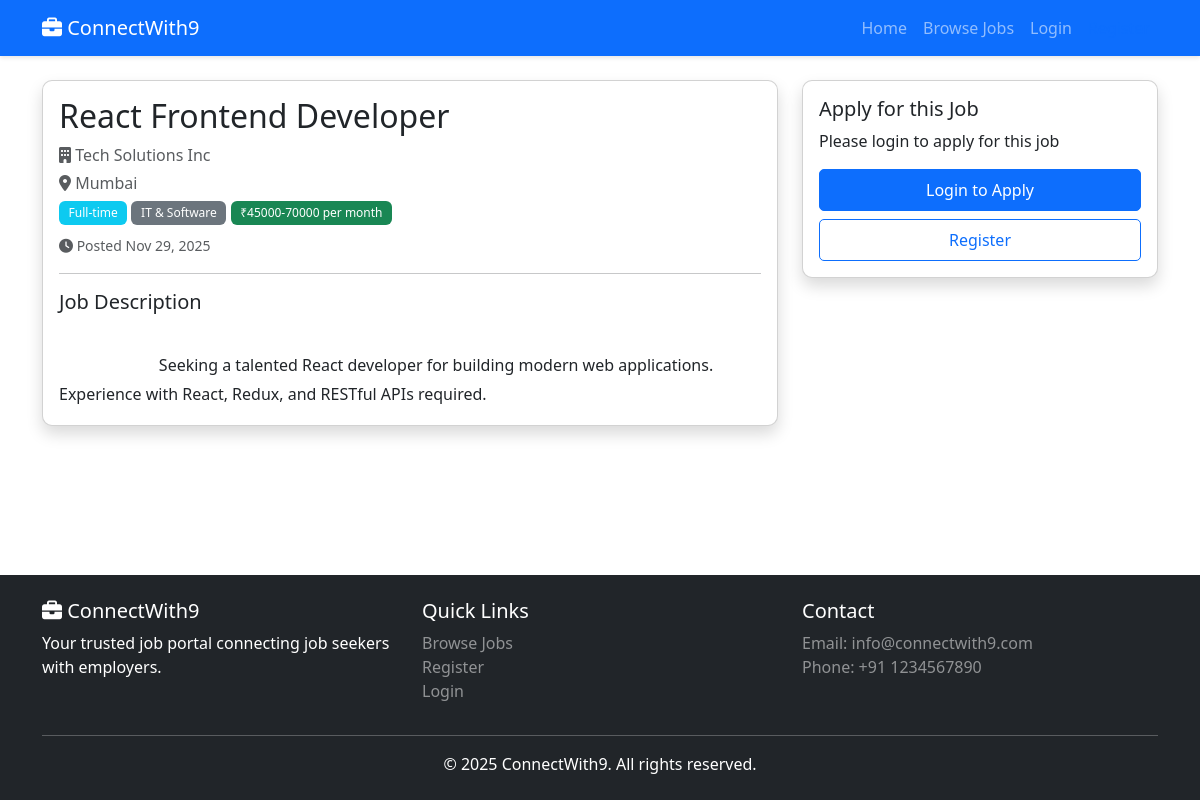
The app's page /jobs/2 with its own data.
### tables this page shows
CREATE TABLE IF NOT EXISTS jobs (
    id INT AUTO_INCREMENT PRIMARY KEY,
    title VARCHAR(255) NOT NULL,
    description TEXT NOT NULL,
    category_id INT NOT NULL,
    employer_id INT NOT NULL,
    location VARCHAR(100) NOT NULL,
    salary VARCHAR(50),
    type ENUM('Full-time','Part-time','Contract','Internship') DEFAULT 'Full-time',
    status ENUM('Pending','Approved','Rejected') DEFAULT 'Pending',
    created_at TIMESTAMP DEFAULT CURRENT_TIMESTAMP,
    FOREIGN KEY (category_id) REFERENCES categories(id) ON DELETE CASCADE,
    FOREIGN KEY (employer_id) REFERENCES users(id) ON DELETE CASCADE,
    INDEX idx_status (status),
    INDEX idx_category (category_id),
    INDEX idx_location (location),
    INDEX idx_created (created_at)
);

CREATE TABLE IF NOT EXISTS users (
    id INT AUTO_INCREMENT PRIMARY KEY,
    name VARCHAR(100) NOT NULL,
    email VARCHAR(100) NOT NULL UNIQUE,
    password VARCHAR(255) NOT NULL,
    type ENUM('jobseeker','employer','admin') DEFAULT 'jobseeker',
    verified TINYINT(1) DEFAULT 0,
    created_at TIMESTAMP DEFAULT CURRENT_TIMESTAMP,
    INDEX idx_email (email),
    INDEX idx_type (type)
);

CREATE TABLE IF NOT EXISTS categories (
    id INT AUTO_INCREMENT PRIMARY KEY,
    name VARCHAR(100) NOT NULL,
    slug VARCHAR(150) NOT NULL UNIQUE,
    INDEX idx_slug (slug)
);

### app/controllers/JobController.php (called while the page is built, shortened)
<?php
require_once __DIR__ . '/../../config/database.php';
require_once __DIR__ . '/../../includes/functions.php';
require_once __DIR__ . '/../../app/models/Job.php';
class JobController {
    private $jobModel;
    public function __construct() {
        $this->jobModel = new Job();
    }
    public function show($id) {
        $job = $this->jobModel->findById($id);
        require __DIR__ . '/../views/jobs/show.php';
    }
}

### app/models/Job.php (called while the page is built, shortened)
<?php
require_once __DIR__ . '/../../config/database.php';
class Job {
    private $db;
    public function __construct() {
        $this->db = getDB();
    }
    public function findById($id) {
        $sql = "SELECT j.*, u.name as employer_name, u.email as employer_email,
                c.name as category_name, c.slug as category_slug
                FROM jobs j
                LEFT JOIN users u ON j.employer_id = u.id
                LEFT JOIN categories c ON j.category_id = c.id
                WHERE j.id = :id LIMIT 1";
        $stmt = $this->db->prepare($sql);
        $stmt->execute([':id' => $id]);
        return $stmt->fetch();
    }
}

### config/database.php (called while the page is built, shortened)
<?php
class Database {
    private static $instance = null;
    private $conn;
    private function __construct() {
        try {
            $dsn = "mysql:host=" . DB_HOST . ";dbname=" . DB_NAME . ";charset=utf8mb4";
            $options = [
                PDO::ATTR_ERRMODE => PDO::ERRMODE_EXCEPTION,
                PDO::ATTR_DEFAULT_FETCH_MODE => PDO::FETCH_ASSOC,
                PDO::ATTR_EMULATE_PREPARES => false,
            ];
            $this->conn = new PDO($dsn, DB_USER, DB_PASS, $options);
        } catch (PDOException $e) {
            error_log("Database Connection Error: " . $e->getMessage());
            die("Database connection failed. Please try again later.");
        }
    }
    public static function getInstance() {
        if (self::$instance === null) {
            self::$instance = new self();
        }
        return self::$instance;
    }
    public function getConnection() {
        return $this->conn;
    }
}
function getDB() {
    return Database::getInstance()->getConnection();
}

### includes/functions.php (called while the page is built, shortened)
<?php
function isLoggedIn() {
    return isset($_SESSION['user_id']);
}
function formatDate($date, $format = 'M d, Y') {
    return date($format, strtotime($date));
}
function formatSalary($salary) {
    return '₹' . $salary . ' per month';
}

### app/views/jobs/show.php (the view, shortened to what this page needs)
<?php
require __DIR__ . '/../common/header.php';
?>
<div class="container">
    <div class="row">
        <div class="col-md-8">
            <div class="card shadow">
                <div class="card-body">
                    <h1 class="h2"><?= htmlspecialchars($job['title']) ?></h1>
                    <div class="mb-3">
                        <p class="text-muted mb-1">
                            <i class="fas fa-building"></i> <?= htmlspecialchars($job['employer_name']) ?>
                        </p>
                        <p class="text-muted mb-1">
                            <i class="fas fa-map-marker-alt"></i> <?= htmlspecialchars($job['location']) ?>
                        </p>
                        <p class="mb-2">
                            <span class="badge bg-info"><?= htmlspecialchars($job['type']) ?></span>
                            <span class="badge bg-secondary"><?= htmlspecialchars($job['category_name']) ?></span>
                            <?php if ($job['salary']): ?>
                                <span class="badge bg-success"><?= formatSalary($job['salary']) ?></span>
                            <?php endif; ?>
                        </p>
                        <p class="text-muted">
                            <small><i class="fas fa-clock"></i> Posted <?= formatDate($job['created_at']) ?></small>
                        </p>
                    </div>
                    <hr>
                    <h3 class="h5">Job Description</h3>
                    <div class="job-description">
                        <?= nl2br(htmlspecialchars($job['description'])) ?>
                    </div>
                </div>
            </div>
        </div>
        <div class="col-md-4">
            <div class="card shadow sticky-top" style="top: 20px;">
                <div class="card-body">
                    <?php if (isLoggedIn()): ?>
                        <?php $user = getCurrentUser(); ?>
                        <?php if ($user['type'] === USER_TYPE_JOBSEEKER): ?>
                            <?php if ($hasApplied): ?>
                                <div class="alert alert-success">
                                    <i class="fas fa-check-circle"></i> You have already applied for this job
                                </div>
                            <?php else: ?>
                                <h5 class="card-title">Apply for this Job</h5>
                                <form action="/jobs/<?= $job['id'] ?>/apply" method="POST" enctype="multipart/form-data">
                                    <?= csrfField() ?>
                                    <div class="mb-3">
                                        <label for="resume" class="form-label">Upload Resume *</label>
                                        <input type="file" class="form-control" id="resume" name="resume" accept=".pdf,.doc,.docx,.txt" required>
                                        <small class="text-muted">PDF, DOC, DOCX, TXT (Max 5MB)</small>
                                    </div>
                                    <button type="submit" class="btn btn-primary w-100">
                                        <i class="fas fa-paper-plane"></i> Submit Application
                                    </button>
                                </form>
                            <?php endif; ?>
                        <?php else: ?>
                            <div class="alert alert-info">
                                Only job seekers can apply for jobs
                            </div>
                        <?php endif; ?>
                    <?php else: ?>
                        <h5 class="card-title">Apply for this Job</h5>
                        <p>Please login to apply for this job</p>
                        <a href="/login" class="btn btn-primary w-100">Login to Apply</a>
                        <a href="/register" class="btn btn-outline-primary w-100 mt-2">Register</a>
                    <?php endif; ?>
                </div>
            </div>
        </div>
    </div>
</div>
<?php require __DIR__ . '/../common/footer.php'; ?>

### public/assets/css/style.css (style rules this page uses)
:root { --primary-color: #0d6efd; --secondary-color: #6c757d; --success-color: #198754; --danger-color: #dc3545; --warning-color: #ffc107; --info-color: #0dcaf0; }
body { font-family: 'Segoe UI', Tahoma, Geneva, Verdana, sans-serif; min-height: 100vh; display: flex; flex-direction: column; }
.card { border-radius: 10px; overflow: hidden; }
.btn { border-radius: 5px; padding: 0.5rem 1.5rem; transition: all 0.3s ease; }
.job-description { line-height: 1.8; white-space: pre-wrap; }
.badge { padding: 0.5em 0.8em; font-weight: 500; }
.card { animation: fadeIn 0.5s ease; }
.sticky-top { z-index: 1020; }

### records on screen
jobs: title "React Frontend Developer", employer.name "Tech Solutions Inc", location "Mumbai", type "Full-time", category.name "IT & Software", salary "₹45000-70000 per month", created_at "Nov 29, 2025", description "Seeking a talented React developer for building modern web applications. Experience with React, Redux, and RESTful APIs required."
